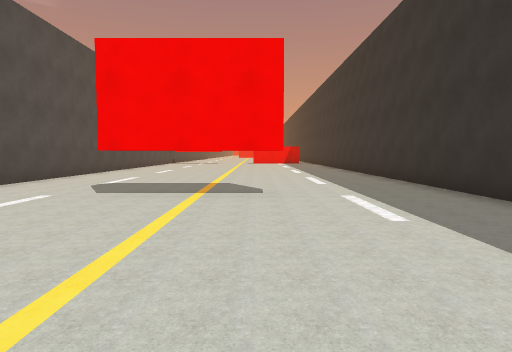
[1] (above)

15 first-person views from a walk through a scene from a Unity 3-D project. The camera is 1.3 m above the floor, tilts 4° down and sees 75° across. The floor is counted in squares, 1.92 m on a side. Each view is taken from the middle of a square. On the plan, view 1 faces up. The plan holds only what a view shows up to about 10 squares ahead; the rest is blank. The place goes on beyond the plan. The player character is not drawn. Some animated figures are not drawn. Some surface patterns are stand-ins.

[2]
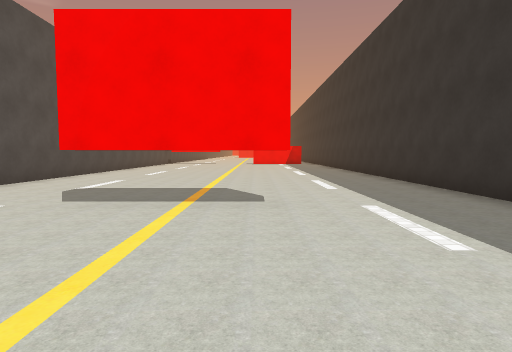

[3]
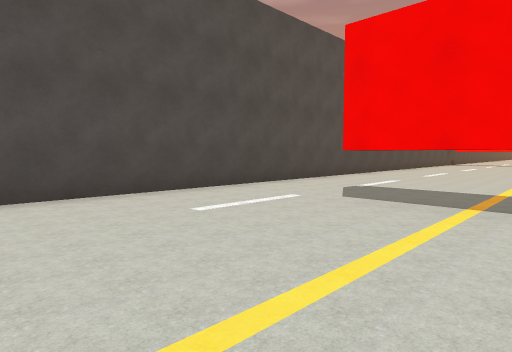

[4]
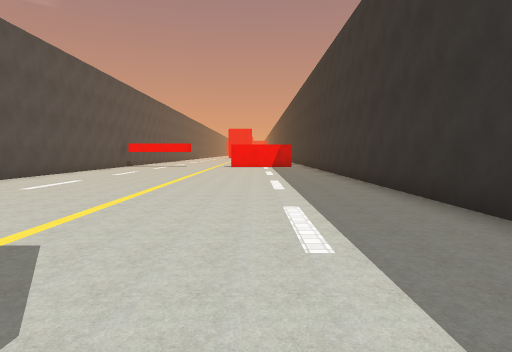

[5]
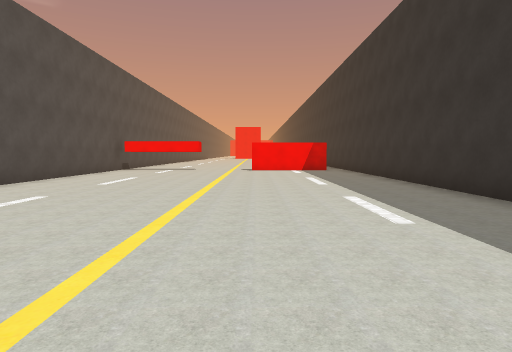

[6]
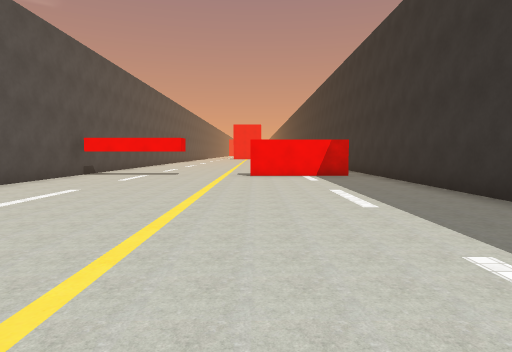

[7]
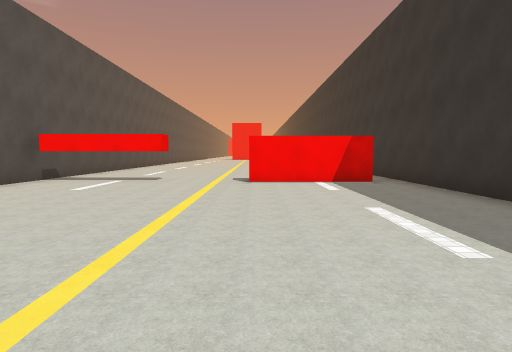

[8]
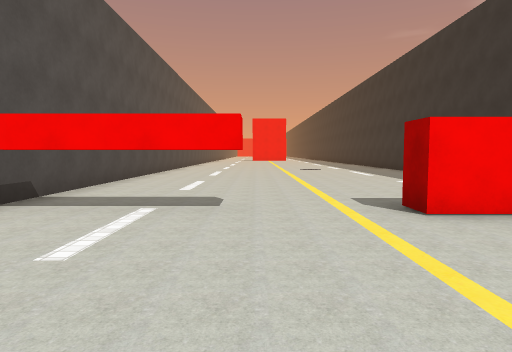

[9]
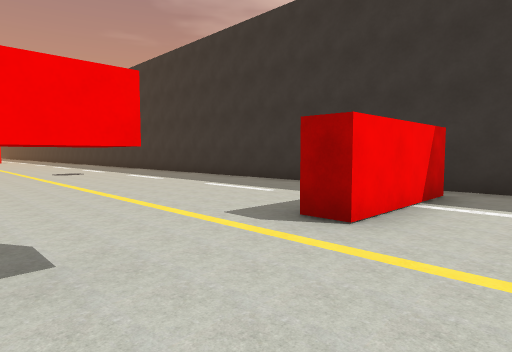

[10]
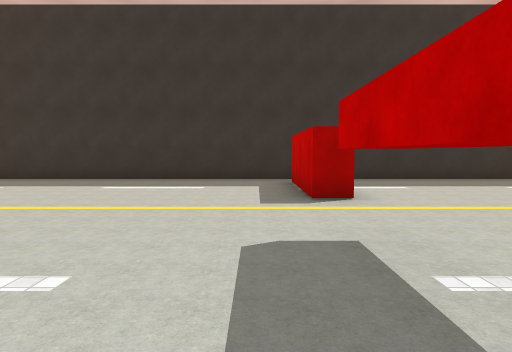

[11]
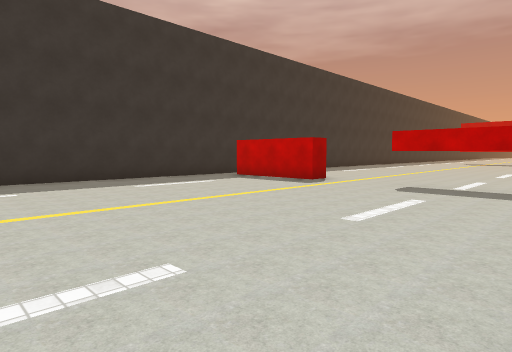

[12]
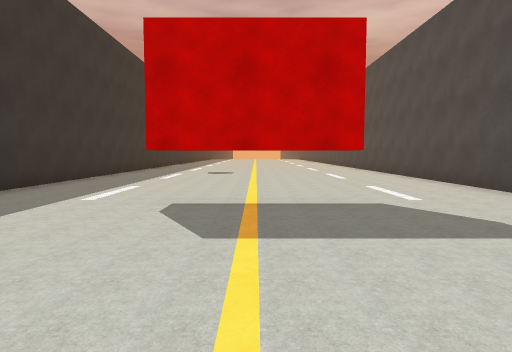

[13]
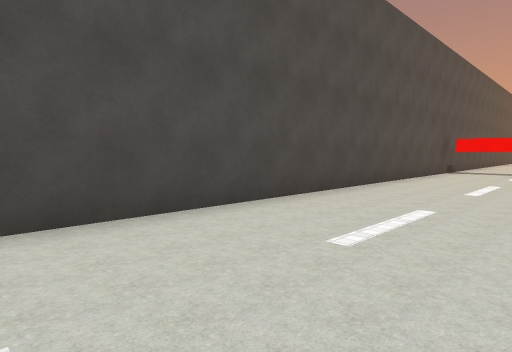

[14]
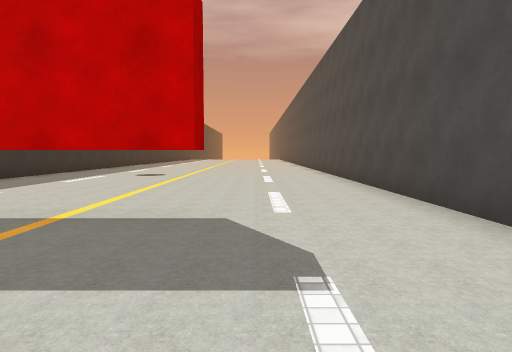

[15]
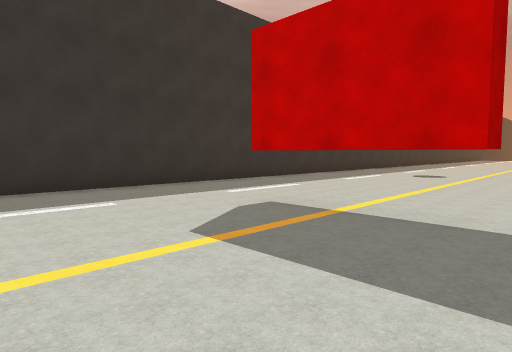

### Floor plan
Key: @ floor where view 1 was taken; # wall or solid block; . floor; T thing the floor can be seen under or through.
Columns run from 6 left of view 1 to 4 right of it. Each row starts with its distance up from view 1.
 28  .........#
 27 #.........#
 26 #.........#
 25 #.........#
 24 #.........#
 23 #.........#
 22 #.........#
 21 #TTT..###.#
 20 #.........#
 19 #.........#
 18 #.........#
 17 #.........#
 16 #.........#
 15 #.........#
 14 #.........#
 13 #.........#
 12 #.........#
 11 #.........#
 10 #.........#
  9 #.........#
  8 #.........#
  7 #.........#
  6 #.........#
  5 #...TTT...#
  4 #.........#
  3 #.........#
  2 #.........#
  1 #.........#
  0 #.....@...#

Positions as (right, up) in squares from view 1, and headings:
1: (0, 0), facing up
2: (0, 1), facing up
3: (0, 1), facing up-left
4: (1, 5), facing up
5: (0, 8), facing up
6: (0, 11), facing up
7: (0, 13), facing up
8: (-2, 17), facing up
9: (-3, 19), facing up-right
10: (-5, 22), facing right
11: (-5, 28), facing down-right
12: (-1, 10), facing down
13: (-2, 9), facing up-left
14: (-3, 9), facing down
15: (-3, 9), facing down-right
